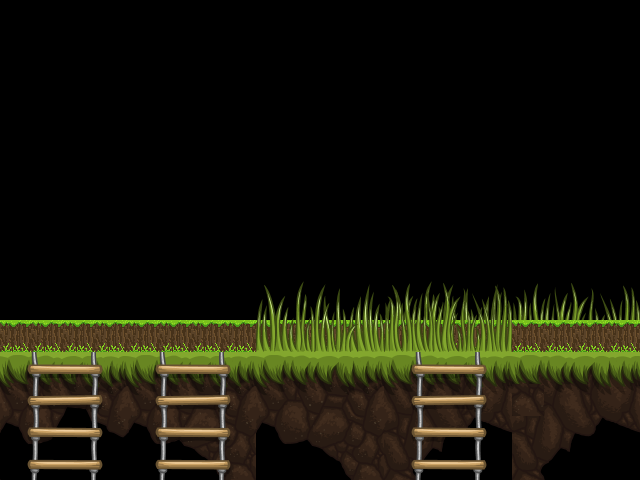

A 2D game scene composited from a Tiled map and its tileset images. What follows is a short description and the map's XML, with every tile layer's data as written:
An orthogonal 20x15 tile map with 32x32 px tiles, 2 tile layers (Tile Layer 2, Tile Layer 1), 2 tilesets.

<map version="1.0" tiledversion="1.0.2" orientation="orthogonal" renderorder="right-down" width="20" height="15" tilewidth="32" tileheight="32" nextobjectid="3">
 <tileset firstgid="1" name="hills" tilewidth="32" tileheight="32" tilecount="512" columns="32">
  <image source="hills.png" width="1024" height="512" />
 </tileset>
 <tileset firstgid="513" name="Tiles_32x32" tilewidth="32" tileheight="32" tilecount="64" columns="8">
  <image source="Tiles_32x32.png" width="256" height="256" />
 </tileset>
 <layer name="Tile Layer 2" width="20" height="15">
  <data encoding="csv">
0,0,0,0,0,0,0,0,0,0,0,0,0,0,0,0,0,0,0,0,
0,0,0,0,0,0,0,0,0,0,0,0,0,0,0,0,0,0,0,0,
0,0,0,0,0,0,0,0,0,0,0,0,0,0,0,0,0,0,0,0,
0,0,0,0,0,0,0,0,0,0,0,0,0,0,0,0,0,0,0,0,
0,0,0,0,0,0,0,0,0,0,0,0,0,0,0,0,0,0,0,0,
0,0,0,0,0,0,0,0,0,0,0,0,0,0,0,0,0,0,0,0,
0,0,0,0,0,0,0,0,0,0,0,0,0,0,0,0,0,0,0,0,
0,0,0,0,0,0,0,0,0,0,0,0,0,0,0,0,0,0,0,0,
0,0,0,0,0,0,0,0,0,0,0,0,41,42,43,44,45,46,47,48,
0,0,0,0,0,0,0,0,0,0,0,0,73,74,75,76,77,78,79,80,
539,539,539,539,539,539,539,539,539,539,539,539,539,539,539,539,539,539,539,539,
0,0,0,0,0,0,0,0,0,0,0,0,0,0,0,0,0,0,0,0,
0,0,0,0,0,0,0,0,0,0,0,0,0,0,0,0,0,0,0,0,
0,0,0,0,0,0,0,0,0,0,0,0,0,0,0,0,0,0,0,0,
0,0,0,0,0,0,0,0,0,0,0,0,0,0,0,0,0,0,0,0
</data>
 </layer>
 <layer name="Tile Layer 1" width="20" height="15">
  <data encoding="csv">
0,0,0,0,0,0,0,0,0,1,0,0,0,0,0,0,0,0,0,0,
0,0,0,0,0,0,0,0,0,0,0,0,0,0,0,0,0,0,0,0,
0,0,0,0,0,0,0,0,0,0,0,0,0,0,0,0,0,0,0,0,
0,0,0,0,0,0,0,0,0,0,0,0,0,0,0,0,0,0,0,0,
0,0,0,0,0,0,0,0,0,0,0,0,0,0,0,0,0,0,0,0,
0,0,0,0,0,0,0,0,0,0,0,0,0,0,0,0,0,0,0,0,
0,0,0,0,0,0,0,0,0,0,0,0,0,0,0,0,0,0,0,0,
0,0,0,0,0,0,0,0,0,0,0,0,0,0,0,0,0,0,0,0,
0,0,0,0,0,0,0,0,41,42,43,44,45,46,47,48,0,0,0,0,
0,0,0,0,0,0,0,0,73,74,75,76,77,78,79,80,0,0,0,0,
0,0,0,0,0,0,0,0,105,106,107,108,109,110,111,112,0,0,0,0,
385,386,387,388,389,390,391,392,393,394,395,396,397,398,399,400,401,402,403,404,
417,418,419,420,421,422,423,424,425,426,427,428,429,430,431,432,99,434,435,436,
449,450,451,452,453,454,455,456,457,458,459,460,461,462,463,464,465,466,467,468,
481,482,483,484,485,486,487,488,489,490,491,492,493,494,495,496,497,498,499,500
</data>
 </layer>
</map>
